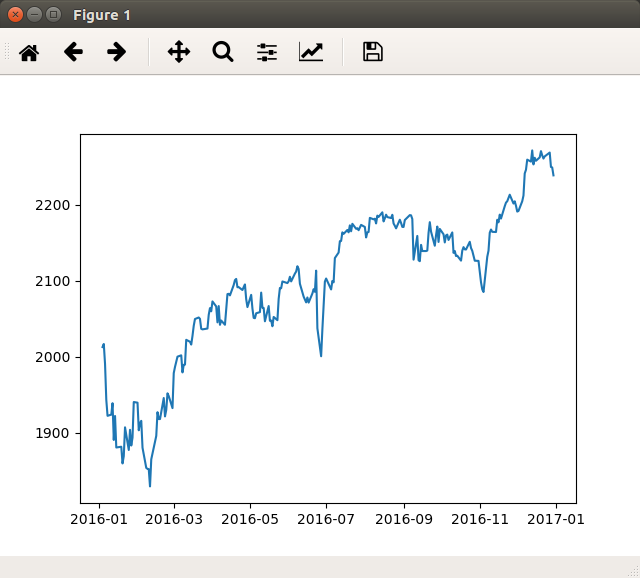

This figure's Python source:
"""
ts1.py
This script should plot a time series of prices.
"""

import matplotlib.pyplot as plt
import pandas            as pd

my_df    = pd.read_csv('http://www.spy611.com/csv/allpredictions.csv')
sp0_sr   = my_df.cdate > '2016'
sp1_sr   = my_df.cdate < '2017'
sp2_sr   = (sp0_sr & sp1_sr)
sp0_df   = my_df[sp2_sr]
cdate_sr = sp0_df.cdate
cp_sr    = sp0_df.cp
  
# matplotlib likes datetime:
cdate_dt_sr = pd.to_datetime(cdate_sr)

# cdate_dt_sr holds x values, cp_sr: y values
plt.plot(cdate_dt_sr, cp_sr)
plt.show()
'bye'
